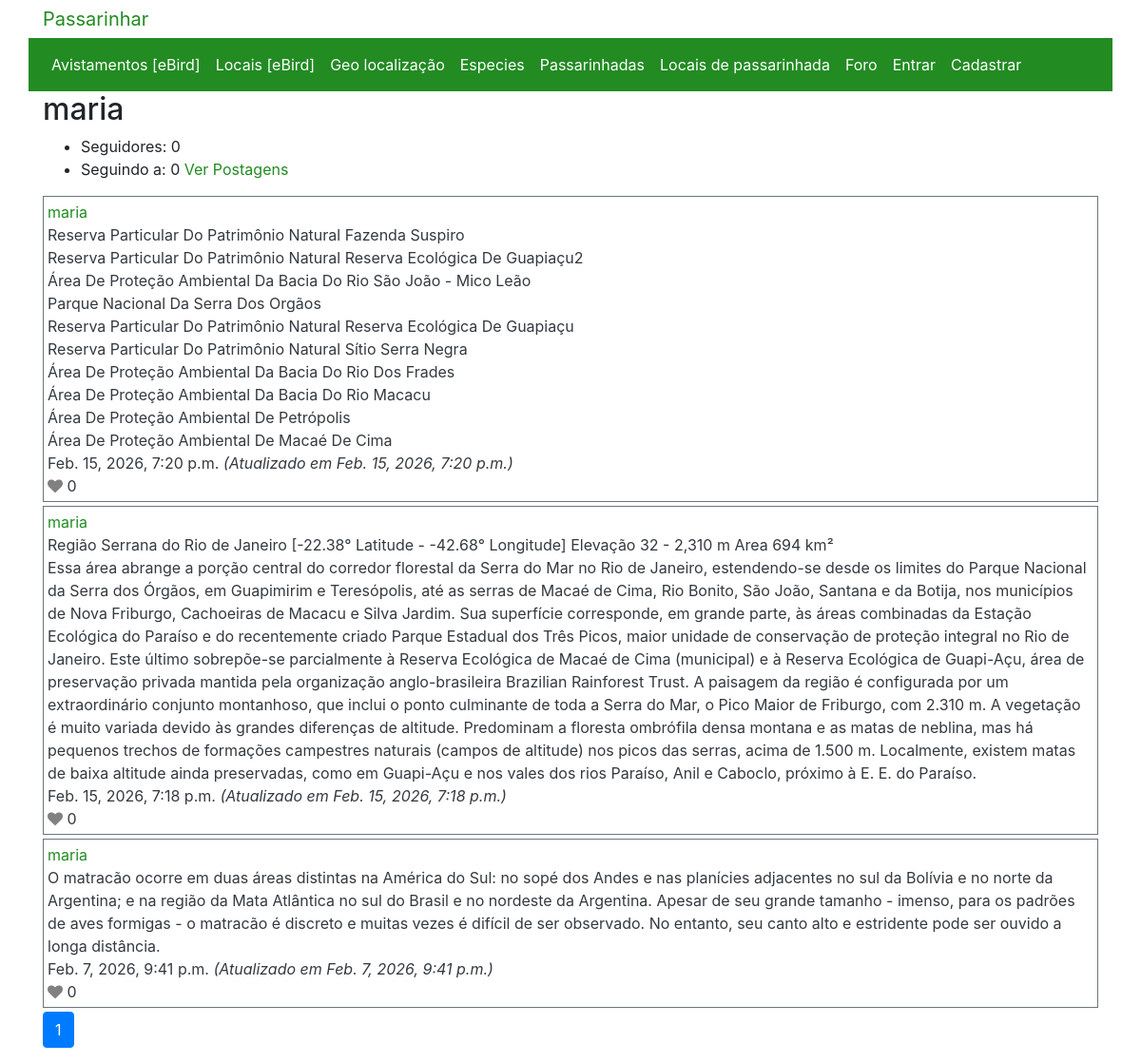
Page /maria/profile on the committed database.
### passarinhar/models.py (models this page shows, shortened)
class WUser(AbstractUser):
    favouritesList = models.ManyToManyField(Place, blank=True, related_name="userFavourite")

class Post(models.Model):
    author = models.ForeignKey(WUser, on_delete=models.CASCADE, related_name="author")
    post_content = models.TextField(blank=True)
    likes = models.ManyToManyField(WUser, blank=True, related_name="likes")
    timestamp = models.DateTimeField(auto_now_add=True)
    updated_at = models.DateTimeField(auto_now=True)

### passarinhar/views.py (the view)
# urls.py: path("<str:username>/profile", views.profile, name="profile"),
def profile(request, username):
    try:
        profile = WUser.objects.get(username=username)
    except WUser.DoesNotExist:
        raise Http404("Usuário não encontrado.")
    followers = Follower.objects.filter(following = profile).count()
    author = Follower.objects.filter(user = profile)
    following = Follower.objects.filter(user__in=author.values_list("following", flat=True)).count()
    current_user = request.user
    inFollowingList = Follower.objects.filter(user=current_user.id, following=profile).count()
    if inFollowingList:
        follow_label = "Deixar de seguir"
    else:
        follow_label = "Seguir"
    profilePosts = Post.objects.filter(author = profile)
    profilePosts = profilePosts.order_by("-timestamp").all()
    p = Paginator(profilePosts, 10)
    page_number = request.GET.get('page')
    page_obj = p.get_page(page_number)
    data = {
        "title": username,
        "page_name": "profile",
        "profile_obj": profile,
        "followers": followers,
        "following": following,
        "page_obj": page_obj,
        "follow_label":follow_label,
    }
    return render(request, "passarinhar/foro.html", data)

### passarinhar/templates/passarinhar/foro.html (shortened to what this page needs)
{% extends "passarinhar/layout.html" %}
{% load static %}
{% block body %}
<h2 id="page-title">{{ title }}</h2>
{% if page_name == 'profile' %}
<div id="profile-view" style="display: block;">
    <ul>
        <li id="prf-followers">Seguidores: {{ followers }}</li>
        <li id="prf-following">Seguindo a: {{ following}}<a id="following" href="{% url 'passarinhar:following' %}"> Ver
                Postagens</a>
        </li>
    </ul>
</div>
{% endif %}
<div id="posts-view">
    {% for post in page_obj %}
    <div class="p-1 my-1 bg-white text-dark border border-secondary">
        <div><a href="{% url 'passarinhar:profile' post.author.username %}">{{ post.author }}</a></div>
        <div id="{{post.id}}">
            <div>{{post.post_content|linebreaksbr}}</div>
        </div>
        <div id="timestamp">{{ post.timestamp }} <i>(Atualizado em {{ post.updated_at }})</i></div>
        <div id="like">
            {% if user != post.author %}
            <span id="like-btn{{post.id}}" class="like-button" data-id="{{post.id}}"><i id="like-icon{{post.id}}"
                    style="color:grey" class="fa fa-heart"></i></span>
            {% else %}
            <i id="like-icon{{post.id}}" style="color:grey" class="fa fa-heart"></i>
            {% endif %}
            <span id="like_count{{post.id}}" data-id="{{post.id}}">{{ post.likes.count }}</span>
        </div>
    </div>
    {% empty %}
    <div>*** Nenhum post***</div>
    {% endfor %}
</div>
<nav aria-label="Page navigation">
    <ul class="pagination">
        <li class="page-item  active" aria-current="page"><a class="page-link" href="?page={{ page_obj.number }}">
                {{page_obj.number}}</a></li>
    </ul>
</nav>
{% endblock %}

### passarinhar/static/passarinhar/styles.css (style rules this page uses)
a { color: forestgreen; }

### rows in the picture
WUser: username "maria"
Post: author "maria", post_content "Reserva Particular Do Patrimônio Natural Fazenda Suspiro Reserva Particular Do Patrimônio Natural Reserva Ecológica De Guapiaçu2 Área De Proteção Ambiental Da Bacia Do Rio São João - Mico Leão Parque Nacional Da Serra Dos Orgãos Reserva Particular Do Patrimônio Natural Reserva Ecológica De Guapiaçu Reserva Particular Do Patrimônio Natural Sítio Serra Negra Área De Proteção Ambiental Da Bacia Do Rio Dos Frades Área De Proteção Ambiental Da Bacia Do Rio Macacu Área De Proteção Ambiental De Petrópolis Área De Proteção Ambiental De Macaé De Cima", timestamp "Feb. 15, 2026, 7:20 p.m.", updated_at "Feb. 15, 2026, 7:20 p.m.", likes.count "0"
Post: author "maria", post_content "Região Serrana do Rio de Janeiro [-22.38° Latitude - -42.68° Longitude] Elevação 32 - 2,310 m Area 694 km² Essa área abrange a porção central do corredor florestal da Serra do Mar no Rio de Janeiro, estendendo-se desde os limites do Parque Nacional da Serra dos Órgãos, em Guapimirim e Teresópolis, até as serras de Macaé de Cima, Rio Bonito, São João, Santana e da Botija, nos municípios de Nova Friburgo, Cachoeiras de Macacu e Silva Jardim. Sua superfície corresponde, em grande parte, às áreas combinadas da Estação Ecológica do Paraíso e do recentemente criado Parque Estadual dos Três Picos, maior unidade de conservação de proteção integral no Rio de Janeiro. Este último sobrepõe-se…", timestamp "Feb. 15, 2026, 7:18 p.m.", updated_at "Feb. 15, 2026, 7:18 p.m.", likes.count "0"
Post: author "maria", post_content "O matracão ocorre em duas áreas distintas na América do Sul: no sopé dos Andes e nas planícies adjacentes no sul da Bolívia e no norte da Argentina; e na região da Mata Atlântica no sul do Brasil e no nordeste da Argentina. Apesar de seu grande tamanho - imenso, para os padrões de aves formigas - o matracão é discreto e muitas vezes é difícil de ser observado. No entanto, seu canto alto e estridente pode ser ouvido a longa distância.", timestamp "Feb. 7, 2026, 9:41 p.m.", updated_at "Feb. 7, 2026, 9:41 p.m.", likes.count "0"

### other values in the picture
{{ followers }} "0"
{{ following }} "0"
{{ page_obj.number }} "1"
